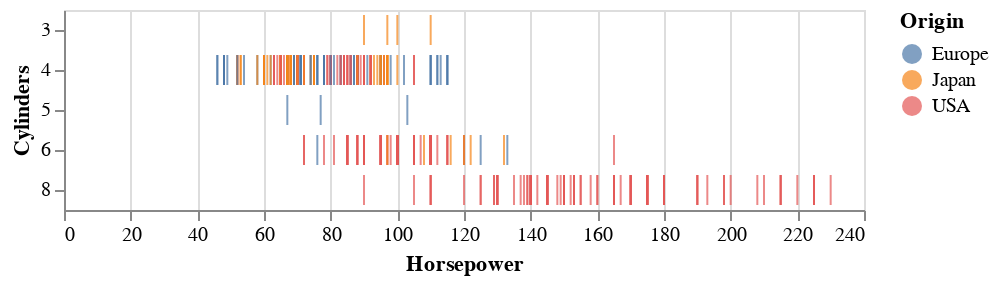

Write notebook code for a chart like this one.
### Code cell
alt.Chart(source).mark_tick().encode(
    x='Horsepower:Q',
    y='Cylinders:O',
    color='Origin',
    tooltip=['Name', 'Origin', 'Horsepower', 'Miles_per_Gallon']
).interactive()

### Figure 1 — Vega-Lite specification as saved in the notebook (floating-point values rounded to 4 significant figures; data arrays with more than 128 entries replaced by an {"elided": "..."} marker saying what was removed)
{"config": {"view": {"continuousWidth": 400, "continuousHeight": 300}}, "data": {"name": "data-f02450ab61490a1363517a0190416235"}, "mark": "tick", "encoding": {"color": {"type": "nominal", "field": "Origin"}, "tooltip": [{"type": "nominal", "field": "Name"}, {"type": "nominal", "field": "Origin"}, {"type": "quantitative", "field": "Horsepower"}, {"type": "quantitative", "field": "Miles_per_Gallon"}], "x": {"type": "quantitative", "field": "Horsepower"}, "y": {"type": "ordinal", "field": "Cylinders"}}, "selection": {"selector009": {"type": "interval", "bind": "scales", "encodings": ["x", "y"]}}, "$schema": "https://vega.github.io/schema/vega-lite/v4.8.1.json", "datasets": {"data-f02450ab61490a1363517a0190416235": {"elided": "406 records"}}}
